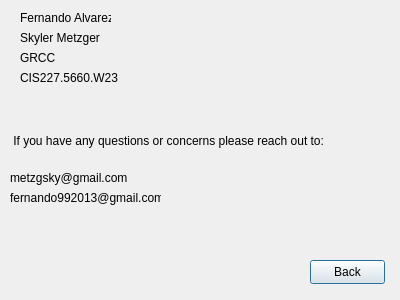
<?xml version="1.0" encoding="UTF-8"?>
<ui version="4.0">
 <class>about</class>
 <widget class="QDialog" name="about">
  <property name="geometry">
   <rect>
    <x>0</x>
    <y>0</y>
    <width>400</width>
    <height>300</height>
   </rect>
  </property>
  <property name="windowTitle">
   <string>Dialog</string>
  </property>
  <widget class="QLabel" name="label_2">
   <property name="geometry">
    <rect>
     <x>10</x>
     <y>100</y>
     <width>321</width>
     <height>81</height>
    </rect>
   </property>
   <property name="text">
    <string> If you have any questions or concerns please reach out to:</string>
   </property>
   <property name="wordWrap">
    <bool>true</bool>
   </property>
  </widget>
  <widget class="QPushButton" name="pushButton">
   <property name="geometry">
    <rect>
     <x>310</x>
     <y>260</y>
     <width>75</width>
     <height>24</height>
    </rect>
   </property>
   <property name="text">
    <string>Back</string>
   </property>
  </widget>
  <widget class="QLabel" name="label">
   <property name="geometry">
    <rect>
     <x>20</x>
     <y>30</y>
     <width>81</width>
     <height>16</height>
    </rect>
   </property>
   <property name="text">
    <string>Skyler Metzger</string>
   </property>
  </widget>
  <widget class="QLabel" name="label_3">
   <property name="geometry">
    <rect>
     <x>20</x>
     <y>10</y>
     <width>91</width>
     <height>16</height>
    </rect>
   </property>
   <property name="text">
    <string>Fernando Alvarez </string>
   </property>
  </widget>
  <widget class="QLabel" name="label_4">
   <property name="geometry">
    <rect>
     <x>20</x>
     <y>70</y>
     <width>101</width>
     <height>16</height>
    </rect>
   </property>
   <property name="text">
    <string>CIS227.5660.W23 </string>
   </property>
  </widget>
  <widget class="QLabel" name="label_5">
   <property name="geometry">
    <rect>
     <x>20</x>
     <y>50</y>
     <width>49</width>
     <height>16</height>
    </rect>
   </property>
   <property name="text">
    <string>GRCC</string>
   </property>
  </widget>
  <widget class="QLabel" name="label_6">
   <property name="geometry">
    <rect>
     <x>10</x>
     <y>170</y>
     <width>121</width>
     <height>16</height>
    </rect>
   </property>
   <property name="text">
    <string>metzgsky@gmail.com</string>
   </property>
  </widget>
  <widget class="QLabel" name="label_7">
   <property name="geometry">
    <rect>
     <x>10</x>
     <y>190</y>
     <width>151</width>
     <height>16</height>
    </rect>
   </property>
   <property name="text">
    <string>fernando992013@gmail.com</string>
   </property>
  </widget>
 </widget>
 <resources/>
 <connections>
  <connection>
   <sender>pushButton</sender>
   <signal>clicked()</signal>
   <receiver>about</receiver>
   <slot>hide()</slot>
   <hints>
    <hint type="sourcelabel">
     <x>187</x>
     <y>191</y>
    </hint>
    <hint type="destinationlabel">
     <x>199</x>
     <y>149</y>
    </hint>
   </hints>
  </connection>
 </connections>
</ui>
